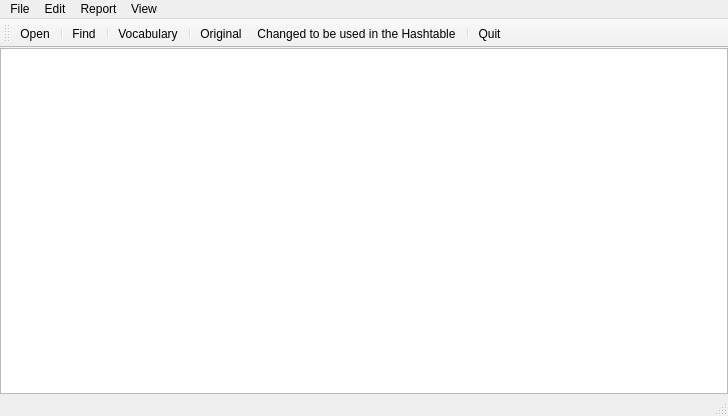
<?xml version="1.0" encoding="UTF-8"?>
<ui version="4.0">
 <class>MainWindow</class>
 <widget class="QMainWindow" name="MainWindow">
  <property name="geometry">
   <rect>
    <x>0</x>
    <y>0</y>
    <width>728</width>
    <height>416</height>
   </rect>
  </property>
  <property name="windowTitle">
   <string>MainWindow</string>
  </property>
  <widget class="QWidget" name="centralWidget">
   <layout class="QGridLayout" name="gridLayout">
    <property name="leftMargin">
     <number>0</number>
    </property>
    <property name="topMargin">
     <number>0</number>
    </property>
    <property name="rightMargin">
     <number>0</number>
    </property>
    <property name="bottomMargin">
     <number>0</number>
    </property>
    <property name="spacing">
     <number>0</number>
    </property>
    <item row="0" column="0">
     <widget class="QTextEdit" name="textEdit"/>
    </item>
   </layout>
  </widget>
  <widget class="QMenuBar" name="menuBar">
   <property name="geometry">
    <rect>
     <x>0</x>
     <y>0</y>
     <width>728</width>
     <height>20</height>
    </rect>
   </property>
   <widget class="QMenu" name="menuFile">
    <property name="title">
     <string>File</string>
    </property>
    <addaction name="actionOpen"/>
    <addaction name="actionQuit"/>
   </widget>
   <widget class="QMenu" name="menuEdit">
    <property name="title">
     <string>Edit</string>
    </property>
    <addaction name="actionLocalizar"/>
   </widget>
   <widget class="QMenu" name="menuReport">
    <property name="title">
     <string>Report</string>
    </property>
    <addaction name="actionVocabulary"/>
   </widget>
   <widget class="QMenu" name="menuView">
    <property name="title">
     <string>View</string>
    </property>
    <widget class="QMenu" name="menuText">
     <property name="title">
      <string>Text</string>
     </property>
     <addaction name="actionOriginal"/>
     <addaction name="actionChanged_to_be_used_in_the_Hashtable"/>
    </widget>
    <addaction name="menuText"/>
   </widget>
   <addaction name="menuFile"/>
   <addaction name="menuEdit"/>
   <addaction name="menuReport"/>
   <addaction name="menuView"/>
  </widget>
  <widget class="QToolBar" name="mainToolBar">
   <attribute name="toolBarArea">
    <enum>TopToolBarArea</enum>
   </attribute>
   <attribute name="toolBarBreak">
    <bool>false</bool>
   </attribute>
   <addaction name="actionOpen"/>
   <addaction name="separator"/>
   <addaction name="actionLocalizar"/>
   <addaction name="separator"/>
   <addaction name="actionVocabulary"/>
   <addaction name="separator"/>
   <addaction name="actionOriginal"/>
   <addaction name="actionChanged_to_be_used_in_the_Hashtable"/>
   <addaction name="separator"/>
   <addaction name="actionQuit"/>
  </widget>
  <widget class="QStatusBar" name="statusBar"/>
  <action name="actionOpen">
   <property name="icon">
    <iconset resource="icons.qrc">
     <normaloff>:/icons/icons/icon_open.png</normaloff>:/icons/icons/icon_open.png</iconset>
   </property>
   <property name="text">
    <string>Open</string>
   </property>
  </action>
  <action name="actionQuit">
   <property name="icon">
    <iconset resource="icons.qrc">
     <normaloff>:/icons/icons/icon_quit.png</normaloff>:/icons/icons/icon_quit.png</iconset>
   </property>
   <property name="text">
    <string>Quit</string>
   </property>
  </action>
  <action name="actionLocalizar">
   <property name="icon">
    <iconset resource="icons.qrc">
     <normaloff>:/icons/icons/icon_find.png</normaloff>:/icons/icons/icon_find.png</iconset>
   </property>
   <property name="text">
    <string>Find</string>
   </property>
  </action>
  <action name="actionVocabulary">
   <property name="icon">
    <iconset resource="icons.qrc">
     <normaloff>:/icons/icons/icon_vocabulary.png</normaloff>:/icons/icons/icon_vocabulary.png</iconset>
   </property>
   <property name="text">
    <string>Vocabulary</string>
   </property>
  </action>
  <action name="actionOriginal">
   <property name="icon">
    <iconset resource="icons.qrc">
     <normaloff>:/icons/icons/icon_text_org.png</normaloff>:/icons/icons/icon_text_org.png</iconset>
   </property>
   <property name="text">
    <string>Original</string>
   </property>
  </action>
  <action name="actionChanged_to_be_used_in_the_Hashtable">
   <property name="icon">
    <iconset resource="icons.qrc">
     <normaloff>:/icons/icons/icon_text.png</normaloff>:/icons/icons/icon_text.png</iconset>
   </property>
   <property name="text">
    <string>Changed to be used in the Hashtable</string>
   </property>
  </action>
 </widget>
 <layoutdefault spacing="6" margin="11"/>
 <resources>
  <include location="icons.qrc"/>
 </resources>
 <connections/>
</ui>
